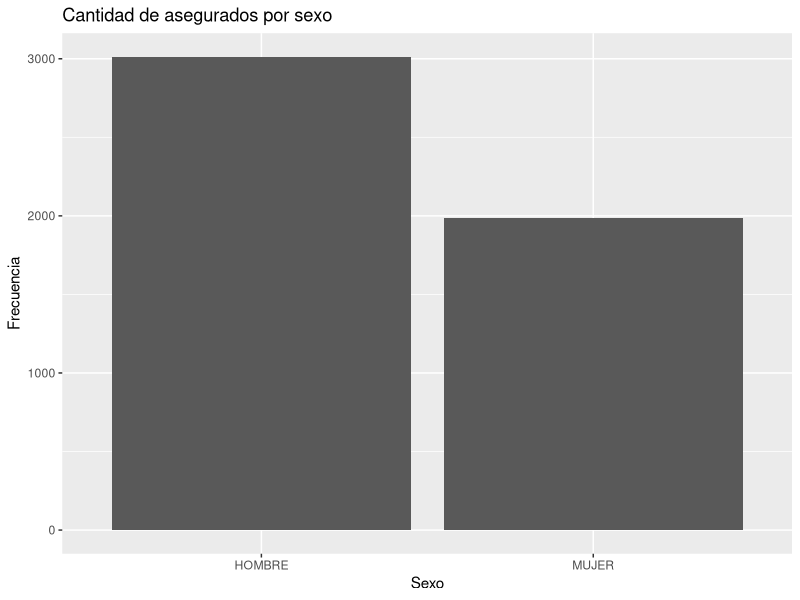
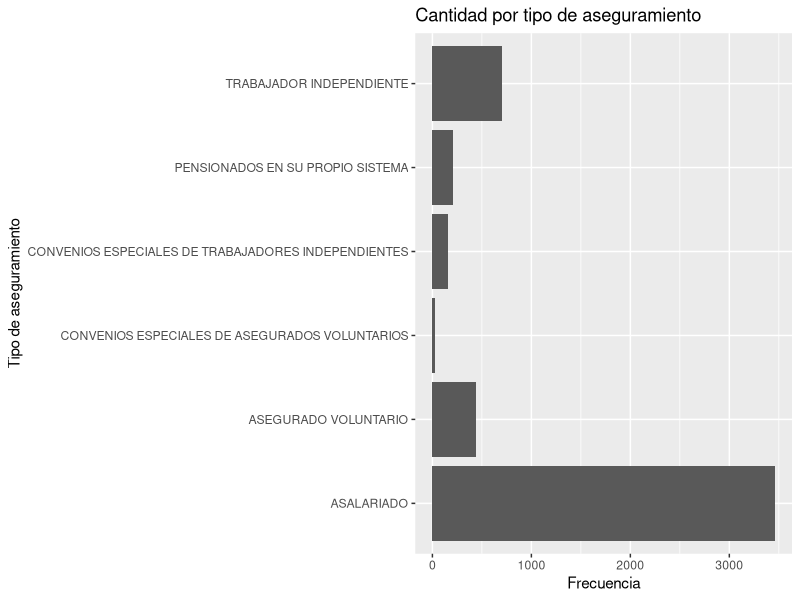
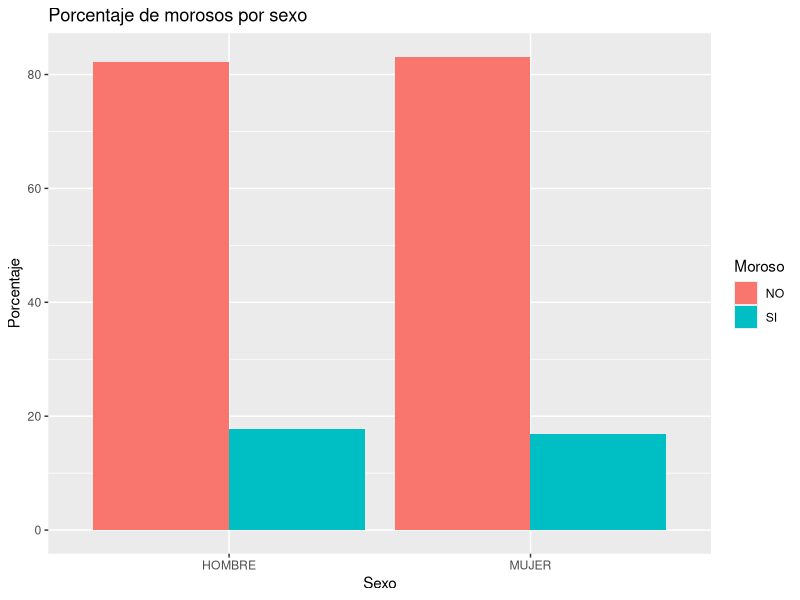
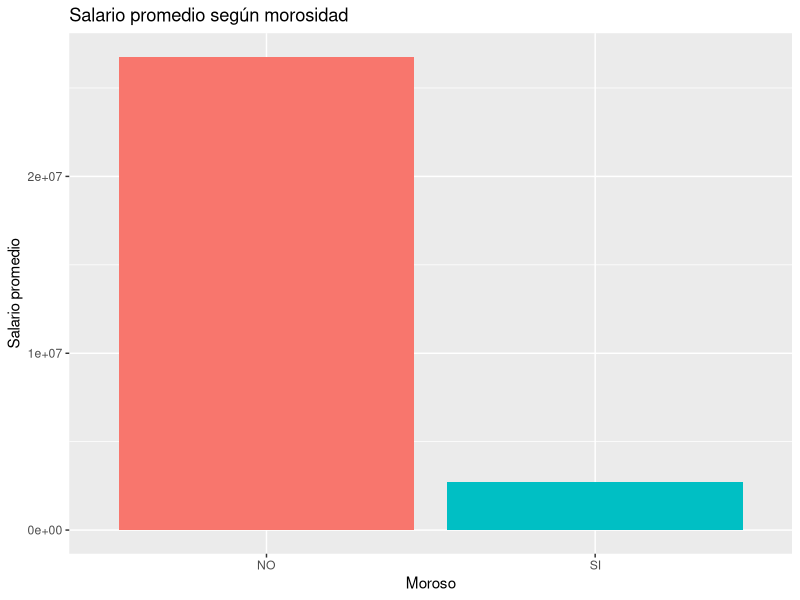
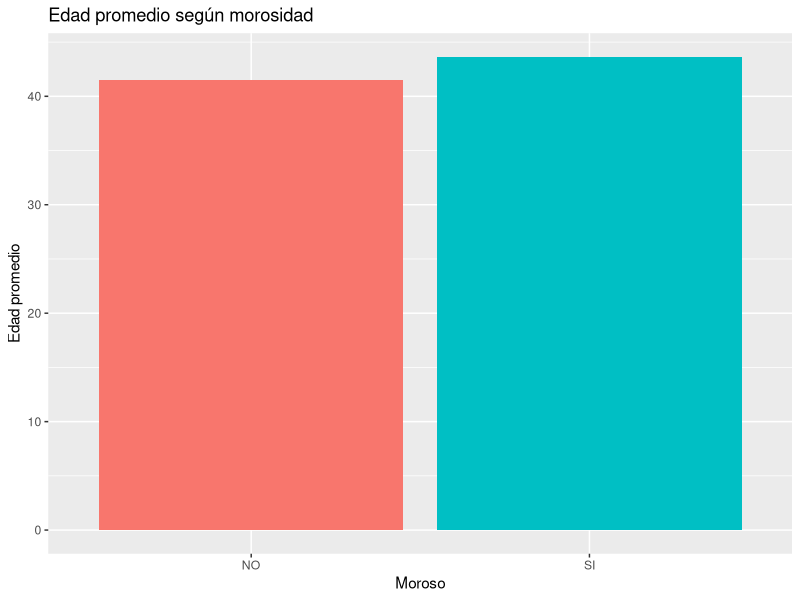

The R script that drew these images, in order:
# Paquetes

library(tidyverse)   
library(magrittr)   

# 1) Cargar datos
moras <- read_delim("moras.txt",
                    delim = ",")

moras %>% glimpse()
# 2) Resumen de 5 números + promedio 

resumen_numericas <-
  moras %>%
  summarise(
    salario_min   = min(SALARIO, na.rm = TRUE),
    salario_q1    = quantile(SALARIO, 0.25, na.rm = TRUE),
    salario_med   = median(SALARIO, na.rm = TRUE),
    salario_q3    = quantile(SALARIO, 0.75, na.rm = TRUE),
    salario_max   = max(SALARIO, na.rm = TRUE),
    salario_mean  = mean(SALARIO, na.rm = TRUE),
    
    edad_min      = min(EDAD, na.rm = TRUE),
    edad_q1       = quantile(EDAD, 0.25, na.rm = TRUE),
    edad_med      = median(EDAD, na.rm = TRUE),
    edad_q3       = quantile(EDAD, 0.75, na.rm = TRUE),
    edad_max      = max(EDAD, na.rm = TRUE),
    edad_mean     = mean(EDAD, na.rm = TRUE)
  )

resumen_numericas

# 3) Z-score 

moras <-
  moras %>%
  mutate(
    z_salario = (SALARIO - mean(SALARIO, na.rm = TRUE)) /
      sd(SALARIO, na.rm = TRUE),
    z_edad    = (EDAD    - mean(EDAD,    na.rm = TRUE)) /
      sd(EDAD,    na.rm = TRUE),
    
    atipico_salario = case_when(
      is.na(z_salario)           ~ NA_character_,
      abs(z_salario) > 1.96      ~ "Si",
      TRUE                       ~ "No"
    ),
    atipico_edad = case_when(
      is.na(z_edad)              ~ NA_character_,
      abs(z_edad) > 1.96         ~ "Si",
      TRUE                       ~ "No"
    )
  )
# 4) Porcentaje de Na's

faltantes_por_col <-
  moras %>%
  summarise(
    across(
      everything(),
      ~ mean(is.na(.x)) * 100,
      .names = "pct_na_{.col}"
    )
  )

faltantes_por_col
# 5) Imputación de Na

imputar_media <- function(x) {
  ifelse(is.na(x), mean(x, na.rm = TRUE), x)
}

moda <- function(x) {
  x <- x[!is.na(x)]
  ux <- unique(x)
  ux[which.max(tabulate(match(x, ux)))]
}

imputar_moda <- function(x) {
  ifelse(is.na(x), moda(x), x)
}

moras_imp <-
  moras %>%
  mutate(

    SALARIO_imp = imputar_media(SALARIO),
    EDAD_imp    = imputar_media(EDAD),

    SEXO_imp                 = imputar_moda(SEXO),
    TIPO_ASEGURAMIENTO_imp   = imputar_moda(TIPO_ASEGURAMIENTO),
    SECTOR_imp               = imputar_moda(SECTOR),
    INDICADOR_ACTIVO_imp     = imputar_moda(INDICADOR_ACTIVO),
    INDICADOR_EXTRANJERO_imp = imputar_moda(INDICADOR.EXTRANJERO),
    INDICADOR_MOROSO_imp     = imputar_moda(INDICADOR_MOROSO)
  )
# 6) Gráficos


moras_imp %>%
  ggplot(aes(x = SEXO_imp)) +
  geom_bar() +
  labs(
    title = "Cantidad de asegurados por sexo",
    x = "Sexo",
    y = "Frecuencia"
  )

moras_imp %>%
  ggplot(aes(x = TIPO_ASEGURAMIENTO_imp)) +
  geom_bar() +
  coord_flip() +
  labs(
    title = "Cantidad por tipo de aseguramiento",
    x = "Tipo de aseguramiento",
    y = "Frecuencia"
  )
# 7) Porcentaje de morosos categóricas

porc_moroso_sexo <-
  moras_imp %>%
  group_by(SEXO_imp, INDICADOR_MOROSO_imp) %>%
  summarise(n = n(), .groups = "drop_last") %>%
  mutate(porc = 100 * n / sum(n))

porc_moroso_sexo

porc_moroso_sexo %>%
  ggplot(aes(x = SEXO_imp,
             y = porc,
             fill = INDICADOR_MOROSO_imp)) +
  geom_col(position = "dodge") +
  labs(
    title = "Porcentaje de morosos por sexo",
    x = "Sexo",
    y = "Porcentaje",
    fill = "Moroso"
  )
# 8) -

promedios_num <-
  moras_imp %>%
  group_by(INDICADOR_MOROSO_imp) %>%
  summarise(
    salario_mean = mean(SALARIO_imp, na.rm = TRUE),
    edad_mean    = mean(EDAD_imp,    na.rm = TRUE),
    .groups = "drop"
  )


promedios_num %>%
  ggplot(aes(x = INDICADOR_MOROSO_imp,
             y = salario_mean,
             fill = INDICADOR_MOROSO_imp)) +
  geom_col() +
  labs(
    title = "Salario promedio según morosidad",
    x = "Moroso",
    y = "Salario promedio"
  ) +
  guides(fill = "none")

promedios_num %>%
  ggplot(aes(x = INDICADOR_MOROSO_imp,
             y = edad_mean,
             fill = INDICADOR_MOROSO_imp)) +
  geom_col() +
  labs(
    title = "Edad promedio según morosidad",
    x = "Moroso",
    y = "Edad promedio"
  ) +
  guides(fill = "none")